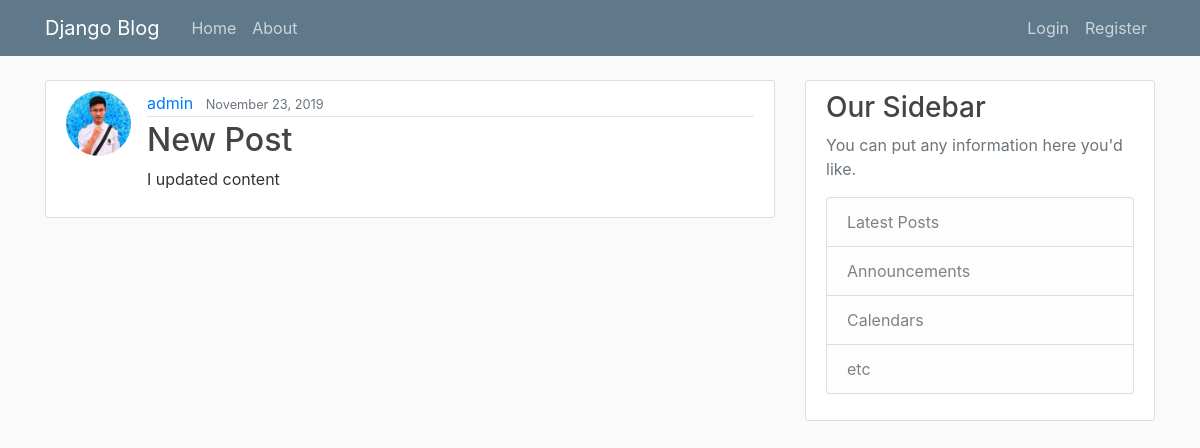
The app's page /, older data.
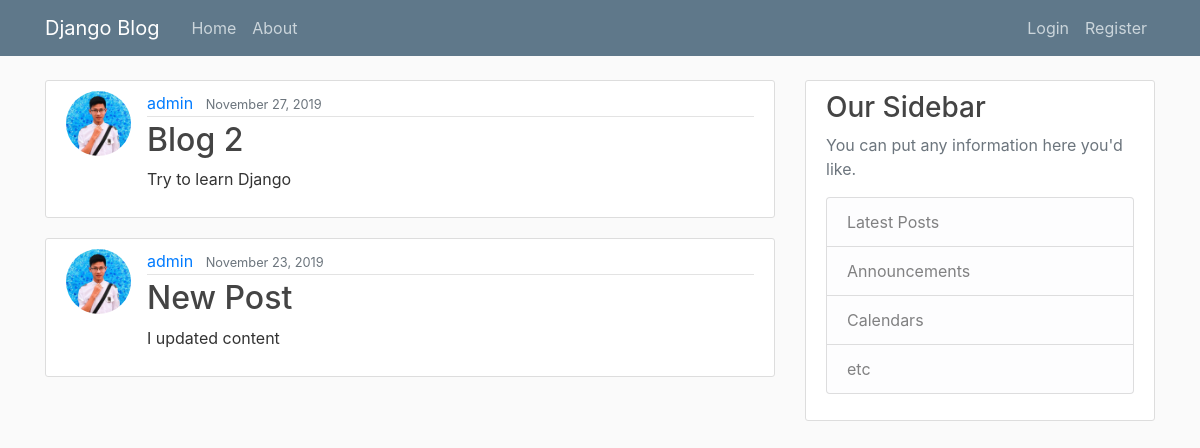
The same page, newer data.
### my_blog/models.py (models this page shows, shortened)
class Post(models.Model):
    title = models.CharField(max_length=100)
    content = models.TextField()
    date_posted = models.DateTimeField(default=timezone.now)
    author = models.ForeignKey(User, on_delete=models.CASCADE) #When delete user, we also delete the post

### users/models.py (models this page shows, shortened)
class Profile(models.Model):
    user = models.OneToOneField(User, on_delete=models.CASCADE)
    image = models.ImageField(default='default.jpg', upload_to='profile_pics')

### my_blog/views.py (the view)
# urls.py: path('', PostListView.as_view(), name='blog-home'),
class PostListView(ListView):
    model = Post
    template_name = 'my_blog/home.html'
    context_object_name = 'posts'
    ordering = ['-date_posted'] # Display newest post first#
    paginate_by = 5

### my_blog/templates/my_blog/home.html
{% extends "my_blog/base.html" %}
{% block content %}
	{% for post in posts %}
		<article class="media content-section">
		  <img class="rounded-circle article-img" src="{{ post.author.profile.image.url }}" >
		  <div class="media-body">
		    <div class="article-metadata">
		      <a class="mr-2" href="{% url 'profile' %}">{{ post.author }}</a>
		      <small class="text-muted">{{ post.date_posted|date:"F d, Y" }}</small>
		    </div>
		    <h2><a class="article-title" href="{% url 'post-detail' post.id %}">{{ post.title }}</a></h2>
		    <p class="article-content">{{ post.content }}</p>
		  </div>
		</article>
	{% endfor %}
{% endblock %}

Row changes from the older to the newer data that the page shows:
added Post: author.profile.image (picture), author "admin", date_posted "November 27, 2019", title "Blog 2", content "Try to learn Django"
